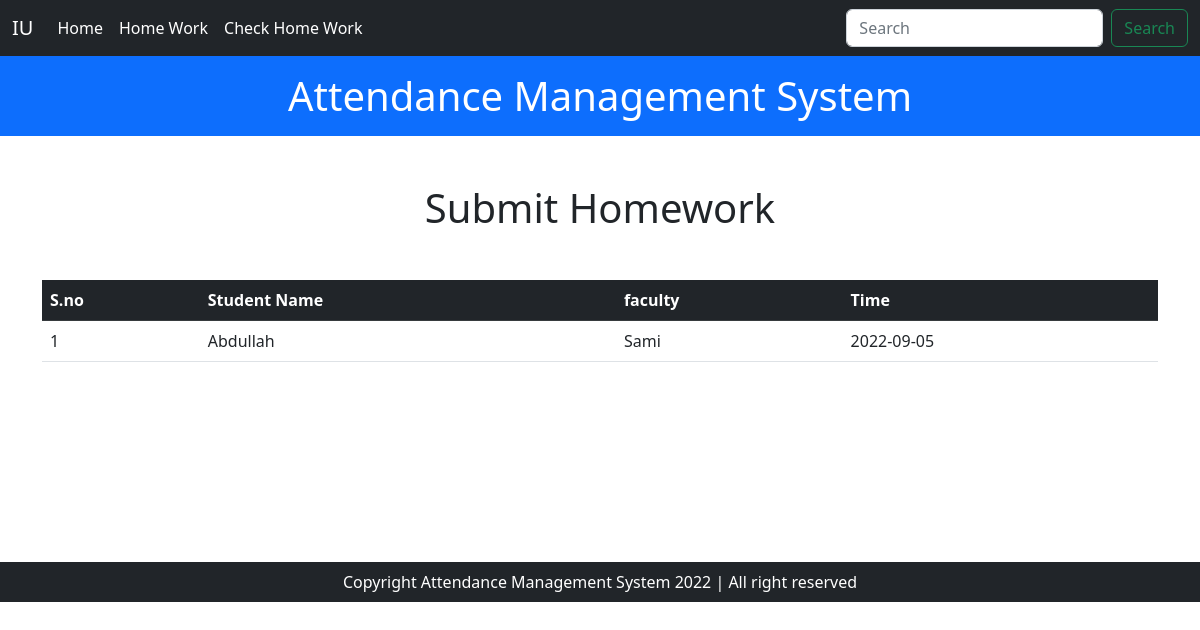
The app's page /homework_check.php (signed in) with its own data.
### tables this page shows
CREATE TABLE `users` (
  `id` int(11) NOT NULL,
  `name` varchar(50) NOT NULL,
  `email` text NOT NULL,
  `qualification` varchar(30) NOT NULL,
  `Username` varchar(25) NOT NULL,
  `password` varchar(255) NOT NULL,
  `role` varchar(10) NOT NULL,
  `time` datetime NOT NULL DEFAULT current_timestamp()
);

CREATE TABLE `submit_homework` (
  `id` int(11) NOT NULL,
  `file_path` varchar(90) NOT NULL,
  `f_id` int(11) NOT NULL,
  `std_name` varchar(50) NOT NULL,
  `time` date NOT NULL
);

### homework_check.php (the view, shortened to what this page needs)
<!DOCTYPE html>
<html lang="en">
<head>
    <link href="https://cdn.jsdelivr.net/npm/bootstrap@5.2.0/dist/css/bootstrap.min.css" rel="stylesheet"
>
</head>
<body>
    <?php
        include_once("partials/database.php");
        include_once("partials/navbar.php");
    ?>
<div class="container-fluid p-0 m-0">
        <div id="top-head" class="bg-primary p-0 m-0">
            <h1 class="text-white text-center p-3">Attendance Management System </h1>
        </div>
    </div>
    <h1 class="text-center mt-5 mb-5">Submit Homework</h1>
    <div class="container mt-3" style="margin-bottom: 200px !important;">
            <?php
                $f_id = $_SESSION['f_id'];
                $sql = "SELECT * FROM `submit_homework` WHERE f_id='$f_id'";
                $result = mysqli_query($conn,$sql);
                echo'<table class="table">
                <thead class="table-dark">
                  <th>S.no</th>
                  <th>Student Name</th>
                  <th>faculty</th>
                  <th>Time</th>
                </thead>
                <tbody>';
                if(mysqli_num_rows($result) > 0){
                    $count =1;
                    while($data = mysqli_fetch_assoc($result)){
                        $id = $data['f_id'];
                        $sql = "SELECT * FROM `users` WHERE id='$id';";
                        $result = mysqli_query($conn,$sql);
                        while($row = mysqli_fetch_assoc($result)){
                            echo'
                            <tr>
                                <td>'.$count.'</td>
                                <td>'.$data['std_name'].'</td>
                                <td>'.$row['name'].'</td>
                                <td>'.$data['time'].'</td>
                            </tr>
                            ';
                            $count = $count +1;
                        }
                    }
                }else{
                    echo "<tr><td><b>Student donot submitted Homework</b></td></tr>";
                }
            ?>
            </tbody>
        </table>
    </div>
    <?php
        include "partials/footer.php";
    ?>
</body>
</html>

### records on screen
submit_homework: std_name "Abdullah", time "2022-09-05"
users: name "Sami"
